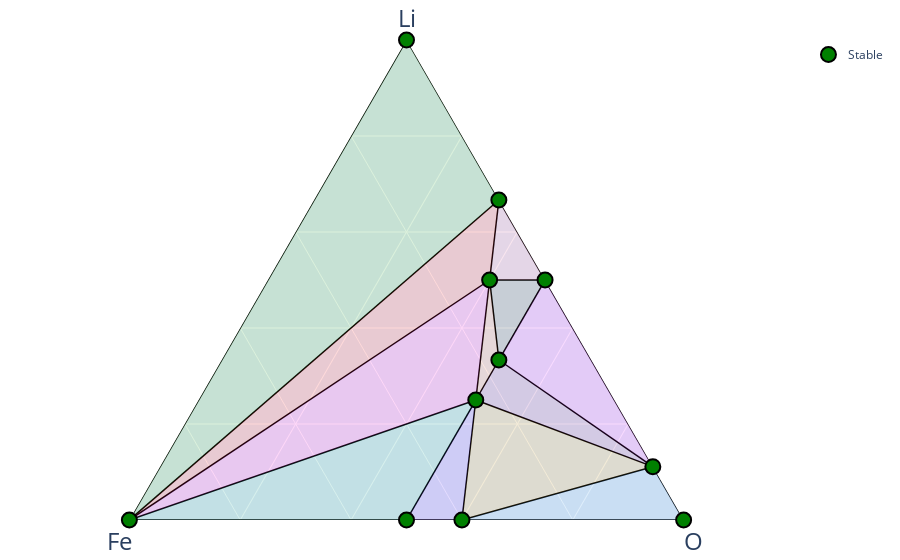

Notebook code cell kept with this figure:
### Markdown cell above
Since this is a pymatgen `PhaseDiagram` object, you can visualize the results.

```{admonition} PhaseDiagram Object
:class: info
We will discuss `PhaseDiagram` object in the chapter of high-throughput computing.
```

### Code cell
pd.get_plot(backend='plotly', show_unstable=False)

### Figure 1 — Plotly figure (JSON) as saved in the notebook; plotly's stock layout.template omitted (floating-point values rounded to 4 significant figures)
{"data": [{"a": [40, 0, null, 0, 0, null, 2, 0, null, 4, 40, null, 0, 1, null, 0, 3, null, 2, 40, null, 1, 8, null, 0, 4, null, 1, 4, null, 1, 0, null, 4, 40, null, 2, 3, null, 2, 4, null, 4, 0, null, 0, 0, null, 8, 40, null, 4, 8, null, 4, 8, null, 0, 4, null, 0, 0, null, 1, 4, null], "b": [8, 1, null, 4, 1, null, 0, 1, null, 0, 8, null, 4, 0, null, 1, 0, null, 0, 8, null, 0, 4, null, 4, 4, null, 0, 4, null, 0, 0, null, 4, 8, null, 0, 0, null, 0, 0, null, 4, 1, null, 4, 4, null, 4, 8, null, 0, 4, null, 4, 4, null, 4, 4, null, 4, 0, null, 0, 0, null], "c": [32, 0, null, 4, 0, null, 1, 0, null, 4, 32, null, 6, 8, null, 0, 0, null, 1, 32, null, 8, 12, null, 4, 8, null, 8, 8, null, 8, 8, null, 8, 32, null, 1, 0, null, 1, 4, null, 8, 0, null, 4, 6, null, 12, 32, null, 4, 12, null, 8, 12, null, 6, 8, null, 6, 8, null, 8, 4, null], "hoverinfo": "none", "line": {"color": "black", "width": 1.5}, "mode": "lines", "showlegend": false, "type": "scatterternary"}, {"a": [0, 1, 0], "b": [4, 0, 0], "c": [6, 8, 8], "fill": "toself", "fillcolor": "#2E91E5", "hovertemplate": "<extra></extra>", "line": {"width": 0}, "mode": "lines", "name": "Fe<sub>2</sub>O<sub>3</sub>—LiO<sub>8</sub>—O<sub>2</sub>", "opacity": 0.15, "showlegend": false, "type": "scatterternary"}, {"a": [2, 4, 40], "b": [0, 0, 8], "c": [1, 4, 32], "fill": "toself", "fillcolor": "#E15F99", "hovertemplate": "<extra></extra>", "line": {"width": 0}, "mode": "lines", "name": "Li<sub>2</sub>O—Li<sub>2</sub>O<sub>2</sub>—Li<sub>5</sub>FeO<sub>4</sub>", "opacity": 0.15, "showlegend": false, "type": "scatterternary"}, {"a": [0, 3, 2], "b": [1, 0, 0], "c": [0, 0, 1], "fill": "toself", "fillcolor": "#1CA71C", "hovertemplate": "<extra></extra>", "line": {"width": 0}, "mode": "lines", "name": "Fe—Li—Li<sub>2</sub>O", "opacity": 0.15, "showlegend": false, "type": "scatterternary"}, {"a": [0, 2, 40], "b": [1, 0, 8], "c": [0, 1, 32], "fill": "toself", "fillcolor": "#FB0D0D", "hovertemplate": "<extra></extra>", "line": {"width": 0}, "mode": "lines", "name": "Fe—Li<sub>2</sub>O—Li<sub>5</sub>FeO<sub>4</sub>", "opacity": 0.15, "showlegend": false, "type": "scatterternary"}, {"a": [8, 4, 1], "b": [4, 0, 0], "c": [12, 4, 8], "fill": "toself", "fillcolor": "#DA16FF", "hovertemplate": "<extra></extra>", "line": {"width": 0}, "mode": "lines", "name": "Li<sub>2</sub>FeO<sub>3</sub>—Li<sub>2</sub>O<sub>2</sub>—LiO<sub>8</sub>", "opacity": 0.15, "showlegend": false, "type": "scatterternary"}, {"a": [8, 4, 40], "b": [4, 0, 8], "c": [12, 4, 32], "fill": "toself", "fillcolor": "#222A2A", "hovertemplate": "<extra></extra>", "line": {"width": 0}, "mode": "lines", "name": "Li<sub>2</sub>FeO<sub>3</sub>—Li<sub>2</sub>O<sub>2</sub>—Li<sub>5</sub>FeO<sub>4</sub>", "opacity": 0.15, "showlegend": false, "type": "scatterternary"}, {"a": [0, 4, 1], "b": [4, 4, 0], "c": [6, 8, 8], "fill": "toself", "fillcolor": "#B68100", "hovertemplate": "<extra></extra>", "line": {"width": 0}, "mode": "lines", "name": "Fe<sub>2</sub>O<sub>3</sub>—LiFeO<sub>2</sub>—LiO<sub>8</sub>", "opacity": 0.15, "showlegend": false, "type": "scatterternary"}, {"a": [8, 4, 1], "b": [4, 4, 0], "c": [12, 8, 8], "fill": "toself", "fillcolor": "#750D86", "hovertemplate": "<extra></extra>", "line": {"width": 0}, "mode": "lines", "name": "Li<sub>2</sub>FeO<sub>3</sub>—LiFeO<sub>2</sub>—LiO<sub>8</sub>", "opacity": 0.15, "showlegend": false, "type": "scatterternary"}, {"a": [8, 40, 4], "b": [4, 8, 4], "c": [12, 32, 8], "fill": "toself", "fillcolor": "#EB663B", "hovertemplate": "<extra></extra>", "line": {"width": 0}, "mode": "lines", "name": "Li<sub>2</sub>FeO<sub>3</sub>—Li<sub>5</sub>FeO<sub>4</sub>—LiFeO<sub>2</sub>", "opacity": 0.15, "showlegend": false, "type": "scatterternary"}, {"a": [0, 0, 4], "b": [4, 4, 4], "c": [6, 4, 8], "fill": "toself", "fillcolor": "#511CFB", "hovertemplate": "<extra></extra>", "line": {"width": 0}, "mode": "lines", "name": "Fe<sub>2</sub>O<sub>3</sub>—FeO—LiFeO<sub>2</sub>", "opacity": 0.15, "showlegend": false, "type": "scatterternary"}, {"a": [0, 0, 4], "b": [1, 4, 4], "c": [0, 4, 8], "fill": "toself", "fillcolor": "#00A08B", "hovertemplate": "<extra></extra>", "line": {"width": 0}, "mode": "lines", "name": "Fe—FeO—LiFeO<sub>2</sub>", "opacity": 0.15, "showlegend": false, "type": "scatterternary"}, {"a": [0, 40, 4], "b": [1, 8, 4], "c": [0, 32, 8], "fill": "toself", "fillcolor": "#FB00D1", "hovertemplate": "<extra></extra>", "line": {"width": 0}, "mode": "lines", "name": "Fe—Li<sub>5</sub>FeO<sub>4</sub>—LiFeO<sub>2</sub>", "opacity": 0.15, "showlegend": false, "type": "scatterternary"}, {"a": [40, 0, 0, 2, 4, 0, 1, 3, 8, 4, 0], "b": [8, 1, 4, 0, 0, 4, 0, 0, 4, 4, 0], "c": [32, 0, 4, 1, 4, 6, 8, 0, 12, 8, 8], "cliponaxis": false, "hoverinfo": "text", "hoverlabel": {"font": {"size": 14}}, "hovertext": ["Li<sub>5</sub>FeO<sub>4</sub> (mp-19511-GGA+U) <br>  Formation energy: -2.042 eV/atom <br>  (Stable)<br><br> Li: 0.5<br> Fe: 0.1<br> O: 0.4", "Fe (mp-13-GGA) <br>  Formation energy: 0.0 eV/atom <br>  (Stable)<br><br> Li: 0.0<br> Fe: 1.0<br> O: 0.0", "FeO (mp-1274279-GGA+U) <br>  Formation energy: -1.482 eV/atom <br>  (Stable)<br><br> Li: 0.0<br> Fe: 0.5<br> O: 0.5", "Li<sub>2</sub>O (mp-1960-GGA) <br>  Formation energy: -2.062 eV/atom <br>  (Stable)<br><br> Li: 0.666667<br> Fe: 0.0<br> O: 0.333333", "Li<sub>2</sub>O<sub>2</sub> (mp-841-GGA) <br>  Formation energy: -1.65 eV/atom <br>  (Stable)<br><br> Li: 0.5<br> Fe: 0.0<br> O: 0.5", "Fe<sub>2</sub>O<sub>3</sub> (mp-19770-GGA+U) <br>  Formation energy: -1.707 eV/atom <br>  (Stable)<br><br> Li: 0.0<br> Fe: 0.4<br> O: 0.6", "LiO<sub>8</sub> (mp-1235059-GGA) <br>  Formation energy: -0.427 eV/atom <br>  (Stable)<br><br> Li: 0.111111<br> Fe: 0.0<br> O: 0.888889", "Li (mp-1018134-GGA) <br>  Formation energy: 0.0 eV/atom <br>  (Stable)<br><br> Li: 1.0<br> Fe: 0.0<br> O: 0.0", "Li<sub>2</sub>FeO<sub>3</sub> (mp-774155-GGA+U) <br>  Formation energy: -1.878 eV/atom <br>  (Stable)<br><br> Li: 0.333333<br> Fe: 0.166667<br> O: 0.5", "LiFeO<sub>2</sub> (mp-757614-GGA+U) <br>  Formation energy: -1.945 eV/atom <br>  (Stable)<br><br> Li: 0.25<br> Fe: 0.25<br> O: 0.5", "O<sub>2</sub> (mp-12957-GGA) <br>  Formation energy: 0.0 eV/atom <br>  (Stable)<br><br> Li: 0.0<br> Fe: 0.0<br> O: 1.0"], "marker": {"color": "green", "line": {"color": "black", "width": 2}, "size": 15, "symbol": "circle"}, "mode": "markers", "name": "Stable", "showlegend": true, "type": "scatterternary"}, {"a": [], "b": [], "c": [], "cliponaxis": false, "hoverinfo": "text", "hoverlabel": {"font": {"size": 14}}, "hovertext": [], "marker": {"color": [], "colorbar": {"len": 0.5, "thickness": 0.02, "thicknessmode": "fraction", "title": {"text": "Energy Above Hull<br>(eV/atom)"}, "x": 0, "xpad": 0, "y": 1, "yanchor": "top", "ypad": 0}, "colorscale": [[0, "#fff5e3"], [0.5, "#f24324"], [1, "#c40000"]], "line": {"color": "black", "width": 1}, "opacity": 0.8, "size": 7, "symbol": "diamond"}, "mode": "markers", "name": "Above Hull", "showlegend": true, "type": "scatterternary"}], "layout": {"autosize": true, "coloraxis": {"colorbar": {"x": 1, "y": 0.05, "yanchor": "top"}}, "margin": {"b": 40, "l": 20, "r": 20, "t": 40}, "paper_bgcolor": "rgba(0,0,0,0)", "plot_bgcolor": "rgba(0,0,0,0)", "showlegend": true, "ternary": {"aaxis": {"layer": "below traces", "showgrid": true, "showticklabels": true, "tickfont": {"color": "rgba(0,0,0,0)", "size": 7}, "title": {"font": {"size": 24}, "text": "Li"}}, "baxis": {"layer": "below traces", "min": 0, "showgrid": true, "showticklabels": true, "tickfont": {"color": "rgba(0,0,0,0)", "size": 7}, "title": {"font": {"size": 24}, "text": "Fe"}}, "caxis": {"layer": "below traces", "min": 0, "showgrid": true, "showticklabels": true, "tickfont": {"color": "rgba(0,0,0,0)", "size": 7}, "title": {"font": {"size": 24}, "text": "O"}}, "sum": 1}}}
